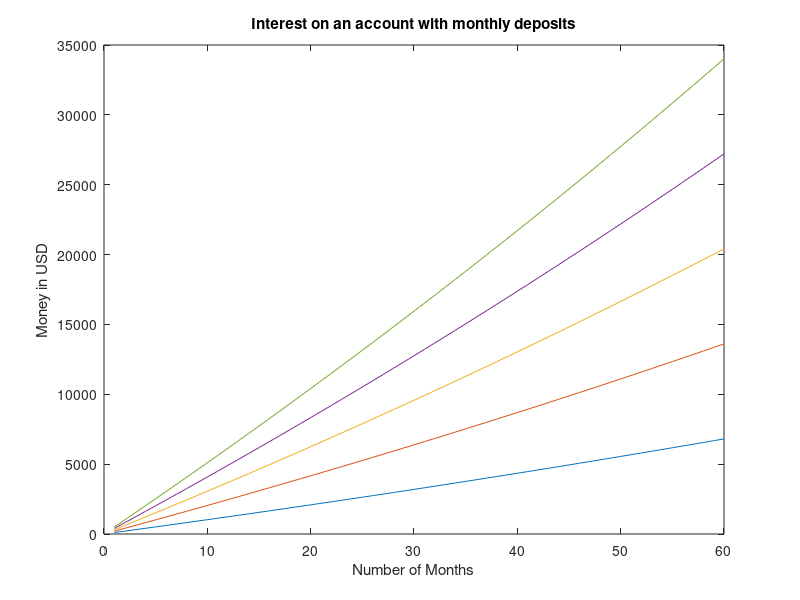

The MATLAB source for this figure:
% Coleman Lyski
%
% November 11, 2016
%
% Homework 8
%% Problem 3
clear;clc;home;close all;commandwindow
load HW8
[rA cA] = size(A);
[rB cB] = size(B);
C = zeros([rA cA]);
smallA = 0;
smallB = 0;
same = 0;
for r=1:rA
    for c=1:cA
        if A(r,c) < B(r,c)
            C(r,c) = A(r,c);
            smallA = smallA + 1;
        elseif B(r,c) < A(r,c)
            C(r,c) = B(r,c);
            smallB = smallB + 1;
        else
            C(r,c) = B(r,c);
            same = same + 1;
        end
    end
end
fprintf('A:\n')
disp(A)
fprintf('B:\n')
disp(B)
fprintf('C:\n')
disp(C)
fprintf('\nNumber values in A smaller than B: %i',smallA)
fprintf('\nNumber values in B smaller than A: %i',smallB)
fprintf('\nNumber values in A equal to B: %i',same)
%% Problem 4
clear;clc;home;close all;commandwindow
L1 = input('Enter the length of L1: ');
L2 = input('Enter the length of L2: ');
theta1 = 0:5:90;
theta2 = 0:5:180;
xg = zeros([length(theta1) length(theta2)]);
yg = zeros([length(theta1) length(theta2)]);
% xg = L1*cos(theta1) + L2*cos(theta1+theta2);
% yg = L1*sin(theta1) + L2*sin(theta1+theta2);
for k=1:length(theta1)
    for n=1:length(theta2)
        xg(k,n) = L1*cos((pi*theta1(k))/180) + L2*cos((pi*theta1(k))/180+(pi*theta2(n))/180);
        yg(k,n) = L1*sin((pi*theta1(k))/180) + L2*sin((pi*theta1(k))/180+(pi*theta2(n))/180);
    end
end
figure(1)
clf
plot(xg,yg,'k*')
title('Points Reachable by the Arm')
xlabel('Length of Reach')
ylabel('Height of Reach')
%% Problem 5
clear;clc;home;close all;commandwindow
balance0 = input('Enter initial account balance: ');
interest = input('Enter yearly interest rate as percent: ');
years = input('Enter years of saving: ');
deposits = 100:100:500;
balance = zeros([length(deposits) (years*12)]);
interestrate = interest/100;
for k=1:length(deposits)
    for month=1:(years*12)
        if month==1
            balance(k,month) = balance0*(1+interestrate/12)+deposits(k);
        else
            balance(k,month) = balance(k,month-1)*(1+interestrate/12)+deposits(k);
        end
    end
end
fprintf('\nFinal balance for $100 a month: $%0.2f',balance(1,end))
fprintf('\nFinal balance for $200 a month: $%0.2f',balance(2,end))
fprintf('\nFinal balance for $300 a month: $%0.2f',balance(3,end))
fprintf('\nFinal balance for $400 a month: $%0.2f',balance(4,end))
fprintf('\nFinal balance for $500 a month: $%0.2f',balance(5,end))
months=1:1:(years*12);
figure(1)
clf
plot(months,balance(1,months),months,balance(2,months),months,balance(3,months),months,balance(4,months),months,balance(5,months))
title('Interest on an account with monthly deposits')
xlabel('Number of Months')
ylabel('Money in USD')





























